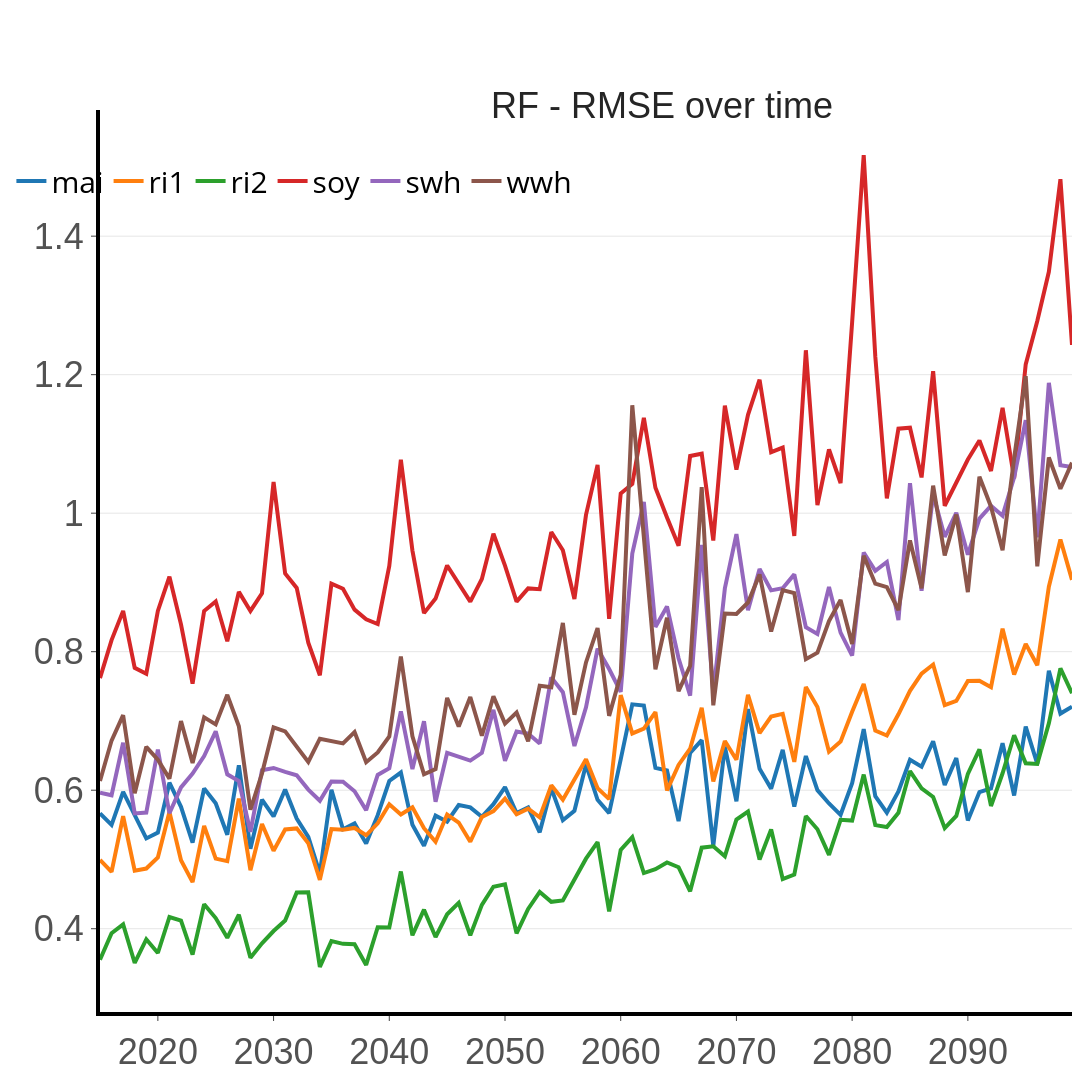

Notebook source saved alongside this figure:
### Code cell
import plotly.graph_objects as go
import numpy as np
import matplotlib.colors as cm

labels = ['mai', 'ri1', 'ri2', 'soy', 'swh', 'wwh']
colors = [cm.to_hex(plt.cm.tab10(i)) for i in range(6)]

mode_size = [8, 8, 8, 8, 8, 8]
line_size = [4, 4, 4, 4, 4, 4]

x_data = np.vstack((np.arange(2015, 2100),)*6)

y_data = np.array([rmse for rmse in rmses.values()])

fig = go.Figure()

for i in range(0, 6):
    fig.add_trace(go.Scatter(x=x_data[i], y=y_data[i], mode='lines',
        name=labels[i],
        line=dict(color=colors[i], width=line_size[i]),
    ))



fig.update_layout(
    xaxis=dict(
        showline=True,
        showgrid=True,
        showticklabels=True,
        linecolor='rgb(0, 0, 0)',
        linewidth=4,
        ticks='outside',
        tickfont=dict(
            family='Arial',
            size=36,
            color='rgb(82, 82, 82)',
        ),
    ),
    yaxis=dict(
        showgrid=True,
        gridcolor='rgb(230, 230, 230)',
        showline=True,
        showticklabels=True,
        linecolor='rgb(0, 0, 0)',
        linewidth=4,
        ticks='outside',
        tickfont=dict(
            family='Arial',
            size=36,
            color='rgb(82, 82, 82)',
        ),
    ),
    autosize=False,
    margin=dict(
        autoexpand=False,
        l=100,
        r=20,
        t=110,
    ),
    showlegend=True,
)

annotations = []


# Title
annotations.append(dict(xref='paper', yref='paper', x=0.4, y=0.98,
                              xanchor='left', yanchor='bottom',
                              text='RF - RMSE over time',
                              font=dict(family='Arial',
                                        size=36,
                                        color='rgb(37,37,37)'),
                              showarrow=False))

legend = dict(
        font=dict(size=30, color="black"),
        bgcolor="rgba(0, 0, 0, 0)",
        orientation="h",
        x=0.2,
        xanchor="center",
        y=0.95,
        yanchor="top",
    )
fig.update_layout(annotations=annotations,
                  legend=legend,
                  paper_bgcolor='rgba(0,0,0,0)',  # Transparent background
                  plot_bgcolor='rgba(0,0,0,0)',    # Transparent plot area
                  # Ensure good dpi
                  width=1800,
                  height=1200,
)
fig.show()
